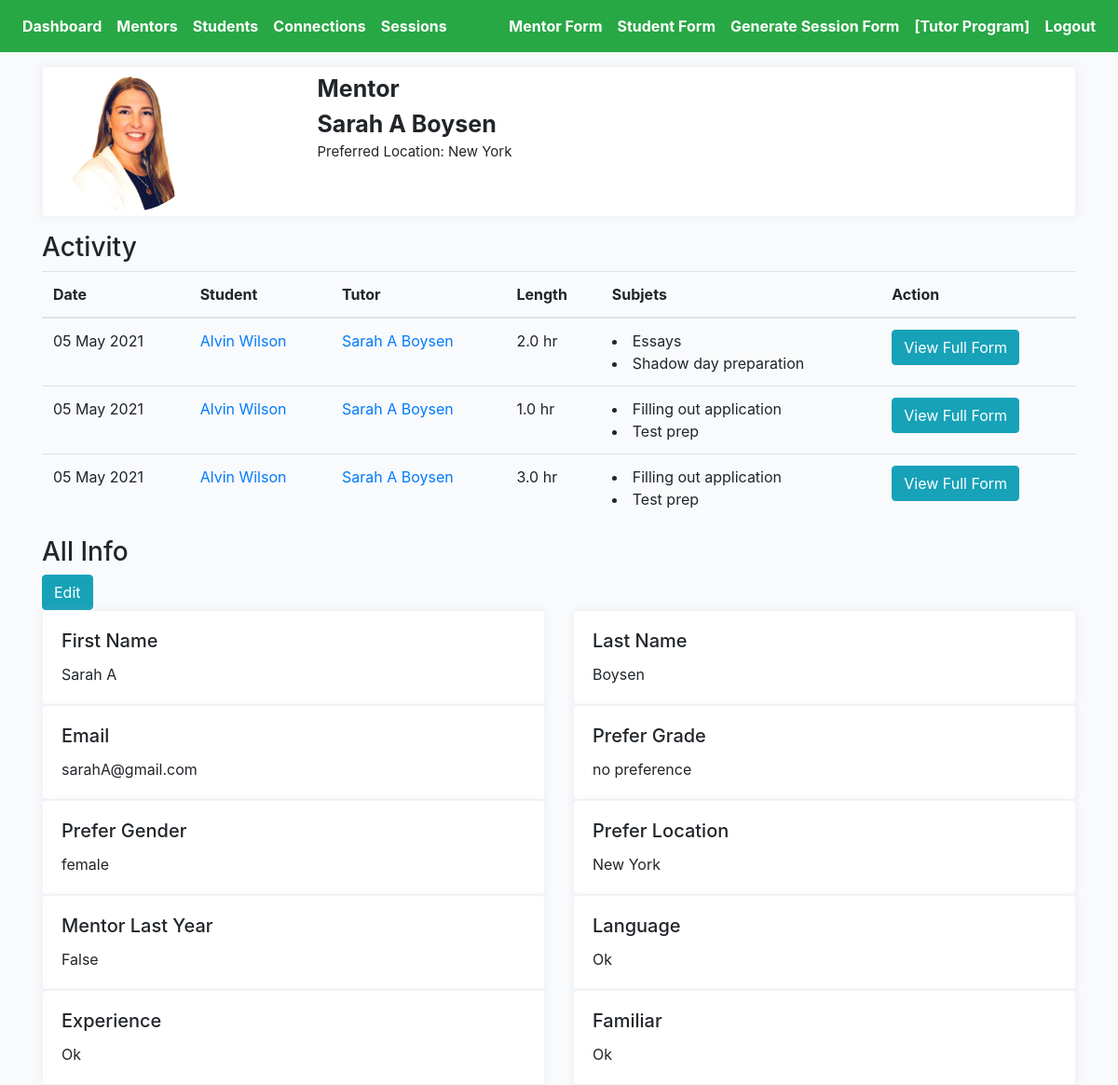
/cprofiles/sarah-a-boysen/mentor-profile-detail (signed in), run on an earlier commit of the app's database.
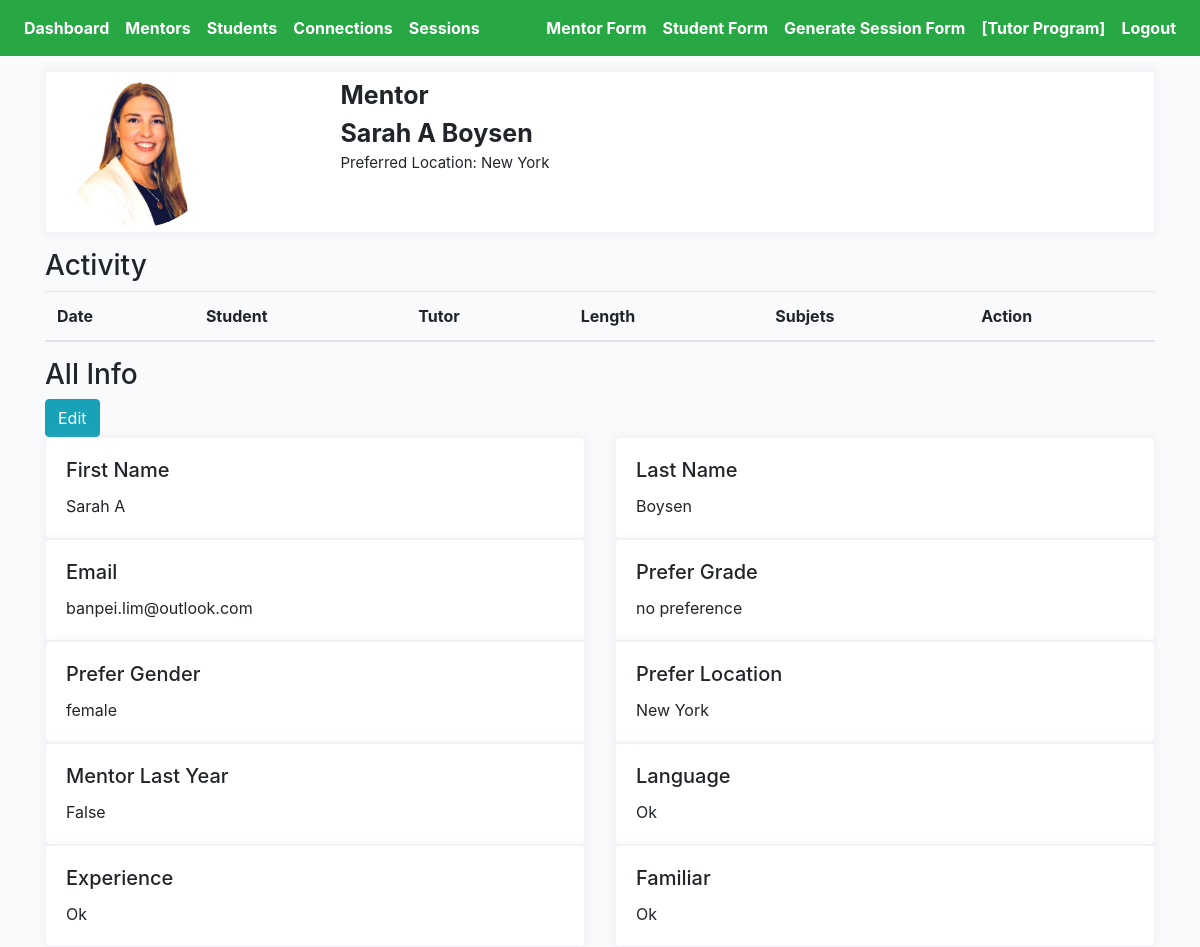
And on a later commit of the database.
### cprofiles/models.py (models this page shows, shortened)
class Session(models.Model):
    connection = models.ForeignKey(Connection, on_delete=models.CASCADE)
    meet = models.IntegerField(null=True, blank=True)
    length = models.FloatField(null=True, blank=True)
    topic = models.ManyToManyField(Topic, blank=True, related_name='topics')
    updated = models.DateTimeField(auto_now=True)
    created = models.DateTimeField(auto_now_add=True)
    feedback = models.TextField(null=True, blank=True, max_length=1000)
    change = models.TextField(null=True, blank=True, max_length=1000)
    support = models.ManyToManyField(Support, blank=True, related_name='supports')
    rate = models.IntegerField(null=True, blank=True)
    question = models.TextField(null=True, blank=True, max_length=1000)
    cont = models.CharField(null=True, blank=True, max_length=200, choices=CONT_STATUS_CHOICES)
    submit_status = models.BooleanField(default=False)
    step = models.CharField(max_length=200, blank=True)
    def get_topics(self):
        return self.topic.all()
    def get_absolute_url(self):
        return reverse("cprofiles:session-detail", kwargs={"pk": self.pk})

class Connection(models.Model):
    student = models.ForeignKey(Student, on_delete=models.CASCADE, related_name='student')
    mentor = models.ForeignKey(Mentor, on_delete=models.CASCADE, related_name='mentor')
    status = models.CharField(max_length=200, choices=STATUS_CHOICES)
    updated = models.DateTimeField(auto_now=True)
    created = models.DateTimeField(auto_now_add=True)
    flag = models.BooleanField(default=False)
    progress = models.CharField(max_length=200, blank=True, null=True, choices=PROGRESS_CHOICES)

class Student(models.Model):
    avatar = models.ImageField(default='avatar.png', upload_to='avatars/')
    first_name = models.CharField(max_length=200, blank=True)
    last_name = models.CharField(max_length=200, blank=True)
    email = models.EmailField(max_length=200, blank=True)
    gender = models.CharField(max_length=200, choices=GENDER_CHOICES)
    grade = models.CharField(max_length=200, choices=GRADE_CHOICES)
    school = models.CharField(max_length=200, blank=True)
    address = models.CharField(max_length=200, blank=True)
    parent1_first_name = models.CharField(max_length=200, blank=True)
    parent1_last_name = models.CharField(max_length=200, blank=True)
    parent1_phone = models.CharField(max_length=200, blank=True)
    parent1_email = models.EmailField(max_length=200, blank=True)
    parent2_first_name = models.CharField(max_length=200, blank=True)
    parent2_last_name = models.CharField(max_length=200, blank=True)
    parent2_phone = models.CharField(max_length=200, blank=True)
    parent2_email = models.EmailField(max_length=200, blank=True)
    academic_advisor = models.CharField(max_length=200, blank=True)
    academic_advisor_email = models.EmailField(max_length=200, blank=True)
    parent_language = models.CharField(max_length=200, choices=LANGUAGE_CHOICES)
    activity = models.TextField(null=True, blank=True, max_length=1000)
    reason = models.TextField(null=True, blank=True, max_length=1000)
    prompt = models.TextField(null=True, blank=True, max_length=1000)
    hobby = models.TextField(null=True, blank=True, max_length=1000)
    parent_response = models.TextField(null=True, blank=True, max_length=1000)
    interview_language = models.CharField(max_length=200, choices=LANGUAGE_CHOICES)
    updated = models.DateTimeField(auto_now=True)
    created = models.DateTimeField(auto_now_add=True)
    slug = models.SlugField(unique=True, blank=True)
    def get_absolute_url(self):
        return reverse("cprofiles:student-profiles-detail", kwargs={"slug": self.slug})
    __initial_first_name = None
    __initial_last_name = None
    def __init__(self, *args, **kwargs):
        super().__init__(*args, **kwargs)
        self.__initial_first_name = self.first_name
        self.__initial_last_name = self.last_name

class Mentor(models.Model):
    avatar = models.ImageField(default='avatar.png', upload_to='avatars/')
    first_name = models.CharField(max_length=200, blank=True)
    last_name = models.CharField(max_length=200, blank=True)
    email = models.EmailField(max_length=200, blank=True)
    prefer_grade = models.CharField(max_length=200, choices=MENTOR_GRADE_CHOICES)
    prefer_gender = models.CharField(max_length=200, choices=GENDER_CHOICES)
    prefer_location = models.CharField(max_length=200, blank=True)
    mentor_last_year = models.BooleanField(default=False)
    language = models.TextField(null=True, blank=True, max_length=1000)
    experience = models.TextField(null=True, blank=True, max_length=1000)
    familiar = models.TextField(null=True, blank=True, max_length=1000)
    friends = models.ManyToManyField(Student, blank=True, related_name='mentors')
    updated = models.DateTimeField(auto_now=True)
    created = models.DateTimeField(auto_now_add=True)
    slug = models.SlugField(unique=True, blank=True)
    def get_absolute_url(self):
        return reverse("cprofiles:mentor-profiles-detail", kwargs={"slug": self.slug})
    __initial_first_name = None
    __initial_last_name = None
    def __init__(self, *args, **kwargs):
        super().__init__(*args, **kwargs)
        self.__initial_first_name = self.first_name
        self.__initial_last_name = self.last_name

class Topic(models.Model):
    name = models.CharField(max_length=200, blank=True)
    def __str__(self):
        return self.name

### cprofiles/views.py (the view)
# urls.py: path('<slug>/mentor-profile-detail', MentorDetailView.as_view(), name='mentor-profiles-detail'),
@method_decorator(login_required, name='dispatch')
@method_decorator(allowed_users(allowed_roles=['choice', 'admin']), name='dispatch')
class MentorDetailView(DetailView):
    model = Mentor
    template_name = 'mentor-detail.html'
    def get_object(self):
        slug = self.kwargs.get('slug')
        mentor = Mentor.objects.get(slug=slug)
        return mentor
    def get_context_data(self, **kwargs):
        context = super().get_context_data(**kwargs)
        slug = self.kwargs.get('slug')
        mentor = Mentor.objects.get(slug=slug)
        sessions = Session.objects.filter(submit_status=True).filter(connection__mentor=mentor)
        sessions_ = []
        for item in sessions:
            sessions_.append(item)
        context["sessions"] = sessions_
        return context

### templates/mentor-detail.html (shortened to what the changed rows need)
{% extends 'cbase.html' %}
{% load static %}
{% block stylesheet %}{% static '/css/profile.css' %}{% endblock %}
{% block content %}
<div class="profile-page tx-13">
    <div class="row">
        <div class="col-12 grid-margin">
            <div class="profile-header">
                <div class="header-links">
                    <div class="container header">
                        <div class="row">
                            <div class="col-3 name-btn">
                                <img class="profile-pic" src="{{mentor.avatar.url}}" alt="profile">
                            </div>
                            <div class="col-3">
                                <div style="font-size:25px; font-weight:bold" class="profile-name">
                                    Mentor</div>
                                <div style="font-size:25px; font-weight:bold" class="profile-name">
                                    {{mentor.first_name}}
                                    {{mentor.last_name}}</div>
                                <div style="font-size:15px" class="profile-name">
                                    Preferred Location: {{mentor.prefer_location}}</div>
                            </div>
                        </div>
                    </div>
                </div>
            </div>
        </div>
    </div>
</div>
<div class="table-responsive-lg">
    <table class="table">
        <thead>
            <tr>
                <th scope="col">Date</th>
                <th scope="col">Student</th>
                <th scope="col">Tutor</th>
                <th scope="col">Length</th>
                <th scope="col">Subjets</th>
                <th scope="col">Action</th>
            </tr>
        </thead>
        <tbody>
            {% for session in sessions %}
            <tr>
                <td>{{session.created|date:"d M Y"}}</td>
                <td><a href="{{session.connection.student.get_absolute_url}}">{{session.connection.student.first_name}}
                        {{session.connection.student.last_name}}</a></td>
                <td><a href="{{session.connection.mentor.get_absolute_url}}">{{session.connection.mentor.first_name}}
                        {{session.connection.mentor.last_name}}</a></td>
                <td>{{session.length}} hr</td>
                <td>
                    {% for topic in session.get_topics %}
                    <li>{{topic}}</li>
                    {% endfor %}
                </td>
                <td><a href="{{session.get_absolute_url}}"><button type="submit" class="btn btn-info">View Full
                            Form</button></a></td>
            </tr>
            {% endfor %}
        </tbody>
    </table>
</div>
<div class="row">
    <div class="col-sm-6">
        <div class="card h-100">
            <div class="card-body">
                <h5 class="card-title">First Name</h5>
                <p class="card-text">{{mentor.first_name}}</p>
            </div>
        </div>
    </div>
    <div class="col-sm-6">
        <div class="card h-100">
            <div class="card-body">
                <h5 class="card-title">Last Name</h5>
                <p class="card-text">{{mentor.last_name}}</p>
            </div>
        </div>
    </div>
</div>
<div class="row">
    <div class="col-sm-6">
        <div class="card h-100">
            <div class="card-body">
                <h5 class="card-title">Email</h5>
                <p class="card-text">{{mentor.email}}</p>
            </div>
        </div>
    </div>
    <div class="col-sm-6">
        <div class="card h-100">
            <div class="card-body">
                <h5 class="card-title">Prefer Grade</h5>
                <p class="card-text">{{mentor.prefer_grade}}</p>
            </div>
        </div>
    </div>
</div>
<div class="row">
    <div class="col-sm-6">
        <div class="card h-100">
            <div class="card-body">
                <h5 class="card-title">Prefer Gender</h5>
                <p class="card-text">{{mentor.prefer_gender}}</p>
            </div>
        </div>
    </div>
    <div class="col-sm-6">
        <div class="card h-100">
            <div class="card-body">
                <h5 class="card-title">Prefer Location</h5>
                <p class="card-text">{{mentor.prefer_location}}</p>
            </div>
        </div>
    </div>
</div>
<div class="row">
    <div class="col-sm-6">
        <div class="card h-100">
            <div class="card-body">
                <h5 class="card-title">Mentor Last Year</h5>
                <p class="card-text">{{mentor.mentor_last_year}}</p>
            </div>
        </div>
    </div>
    <div class="col-sm-6">
        <div class="card h-100">
            <div class="card-body">
                <h5 class="card-title">Language</h5>
                <p class="card-text">{{mentor.language}}</p>
            </div>
        </div>
    </div>
</div>
<div class="row">
    <div class="col-sm-6">
        <div class="card h-100">
            <div class="card-body">
                <h5 class="card-title">Experience</h5>
                <p class="card-text">{{mentor.experience}}</p>
            </div>
        </div>
    </div>
    <div class="col-sm-6">
        <div class="card h-100">
            <div class="card-body">
                <h5 class="card-title">Familiar</h5>
                <p class="card-text">{{mentor.familiar}}</p>
            </div>
        </div>
    </div>
</div>
{% endblock content %}

What changed in the data, as far as the page shows it:
removed Session: created "05 May 2021", connection.student.first_name "Alvin", connection.student.last_name "Wilson", connection.mentor.first_name "Sarah A", connection.mentor.last_name "Boysen", length "2.0"
no longer on this page (row unchanged): Topic: name "Essays", shown under "05 May 2021"
no longer on this page (row unchanged): Topic: name "Shadow day preparation", shown under "05 May 2021"
removed Session: created "05 May 2021", connection.student.first_name "Alvin", connection.student.last_name "Wilson", connection.mentor.first_name "Sarah A", connection.mentor.last_name "Boysen", length "1.0"
no longer on this page (row unchanged): Topic: name "Filling out application"
no longer on this page (row unchanged): Topic: name "Test prep"
removed Session: created "05 May 2021", connection.student.first_name "Alvin", connection.student.last_name "Wilson", connection.mentor.first_name "Sarah A", connection.mentor.last_name "Boysen", length "3.0"
changed Mentor "Sarah A": email "sarahA@gmail.com" → "banpei.lim@outlook.com"
